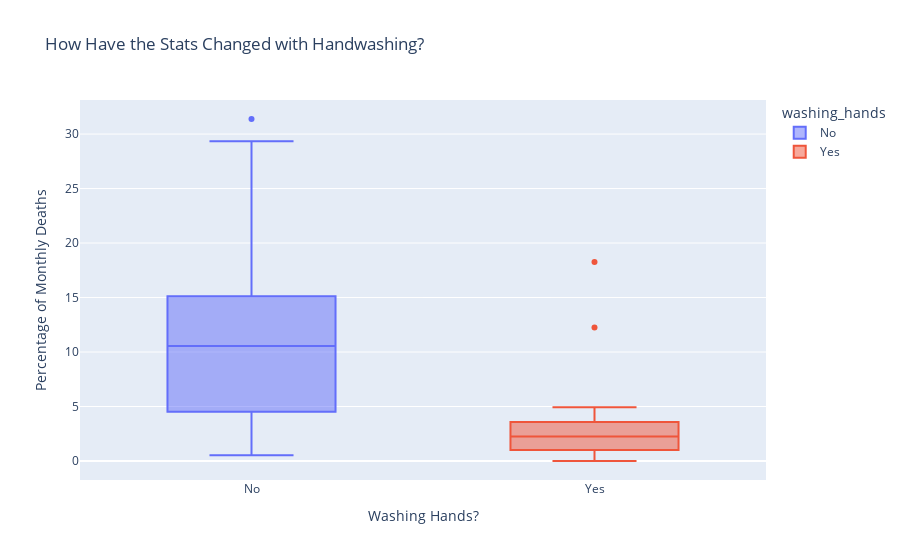

The cell this chart's notebook holds for it:
### Code cell
# How the Death Rate Changed Before and After Handwashing

# Converting the 'date' column to datetime objects
try:
    df_data['date'] = pd.to_datetime(df_data['date'], format='%Y-%m-%d') 

except ValueError as e:
    print(f"Error: Could not convert 'date' column to datetime. {e}")
    raise 

# Extract the year for comparison
df_data['year'] = df_data['date'].dt.year

df_data['washing_hands'] = np.where(df_data['year'] < 1847, 'No', 'Yes')
box = px.box(df_data, 
             x='washing_hands', 
             y='pct_deaths',
             color='washing_hands',  
             title='How Have the Stats Changed with Handwashing?')

box.update_layout(xaxis_title='Washing Hands?',
                  yaxis_title='Percentage of Monthly Deaths',)

box.show()

### Figure 1 — Plotly figure (JSON) as saved in the notebook; plotly's stock layout.template omitted (floating-point values rounded to 4 significant figures)
{"data": [{"alignmentgroup": "True", "hovertemplate": "washing_hands=%{x}<br>pct_deaths=%{y}<extra></extra>", "legendgroup": "No", "marker": {"color": "#636efa"}, "name": "No", "notched": false, "offsetgroup": "No", "orientation": "v", "showlegend": true, "type": "box", "x": ["No", "No", "No", "No", "No", "No", "No", "No", "No", "No", "No", "No", "No", "No", "No", "No", "No", "No", "No", "No", "No", "No", "No", "No", "No", "No", "No", "No", "No", "No", "No", "No", "No", "No", "No", "No", "No", "No", "No", "No", "No", "No", "No", "No", "No", "No", "No", "No", "No", "No", "No", "No", "No", "No", "No", "No", "No", "No", "No", "No", "No", "No", "No", "No", "No", "No", "No", "No", "No", "No", "No"], "x0": " ", "xaxis": "x", "y": [14.57, 7.531, 4.332, 1.569, 0.7843, 5, 8.421, 1.351, 1.878, 11.02, 22.55, 20.85, 12.22, 10.23, 10.74, 3.226, 6.593, 20.78, 25.46, 18.39, 29.34, 22.97, 31.38, 19.12, 15.97, 12.41, 11.93, 6.098, 4.082, 0.5236, 1.554, 2.262, 17.6, 7.143, 8.051, 15.16, 11.28, 17.03, 17.31, 5.833, 2.679, 4.369, 6.32, 1.224, 3.226, 11.02, 10.55, 7.591, 4.745, 4.452, 4.231, 4.392, 7.143, 6.122, 3.586, 10.55, 14.84, 10.94, 10.49, 13.39, 18.09, 15.43, 18.97, 13.44, 10.15, 13.1, 18.06, 14.39, 14.96, 10.77, 5.369], "y0": " ", "yaxis": "y"}, {"alignmentgroup": "True", "hovertemplate": "washing_hands=%{x}<br>pct_deaths=%{y}<extra></extra>", "legendgroup": "Yes", "marker": {"color": "#EF553B"}, "name": "Yes", "notched": false, "offsetgroup": "Yes", "orientation": "v", "showlegend": true, "type": "box", "x": ["Yes", "Yes", "Yes", "Yes", "Yes", "Yes", "Yes", "Yes", "Yes", "Yes", "Yes", "Yes", "Yes", "Yes", "Yes", "Yes", "Yes", "Yes", "Yes", "Yes", "Yes", "Yes", "Yes", "Yes", "Yes", "Yes", "Yes"], "x0": " ", "xaxis": "x", "y": [3.215, 1.923, 3.607, 18.27, 12.24, 2.239, 1.2, 1.894, 4.58, 3.957, 4.472, 2.93, 3.534, 0.6873, 0, 0.6557, 0.9585, 1.136, 0.3717, 0, 0.9615, 2.341, 2.903, 1.34, 2.233, 3.085, 4.926], "y0": " ", "yaxis": "y"}], "layout": {"autosize": true, "boxmode": "overlay", "legend": {"title": {"text": "washing_hands"}, "tracegroupgap": 0}, "title": {"text": "How Have the Stats Changed with Handwashing?"}, "xaxis": {"anchor": "y", "autorange": true, "categoryarray": ["No", "Yes"], "categoryorder": "array", "domain": [0, 1], "range": [-0.5, 1.5], "title": {"text": "Washing Hands?"}, "type": "category"}, "yaxis": {"anchor": "x", "autorange": true, "domain": [0, 1], "range": [-1.743, 33.12], "title": {"text": "Percentage of Monthly Deaths"}, "type": "linear"}}}
